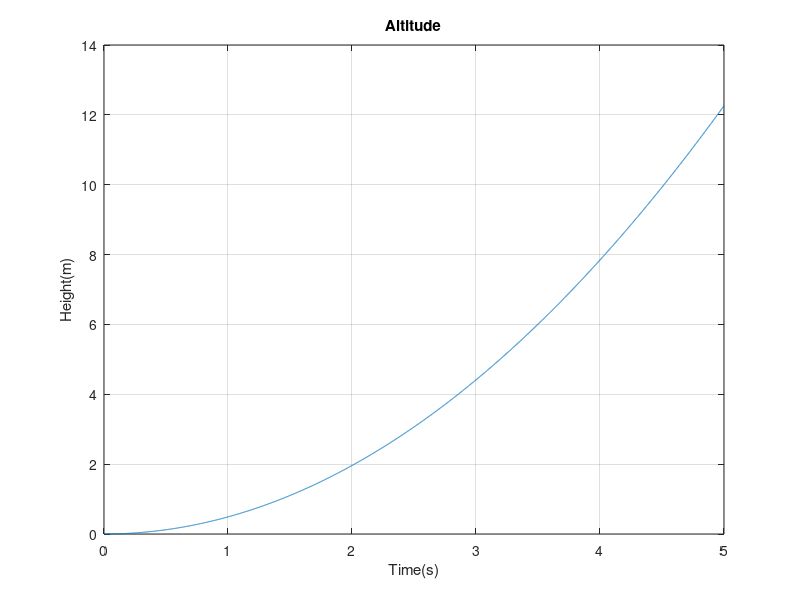
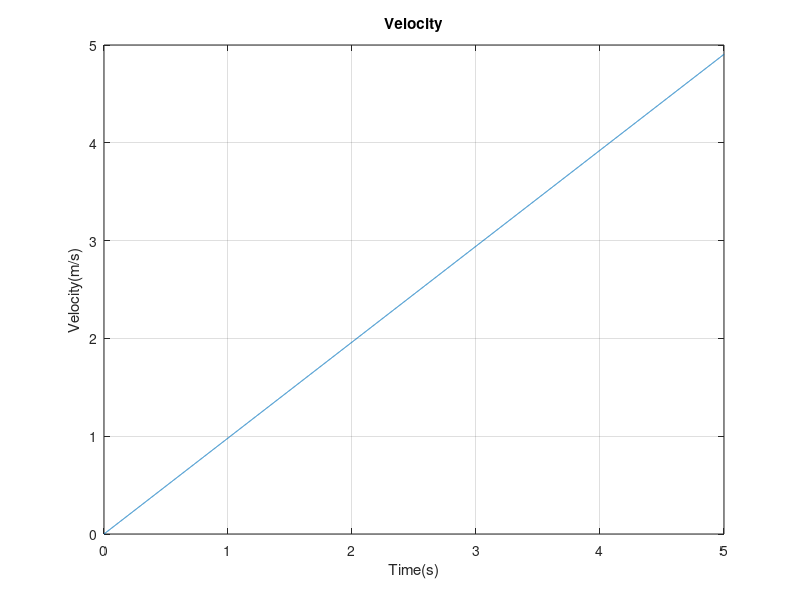
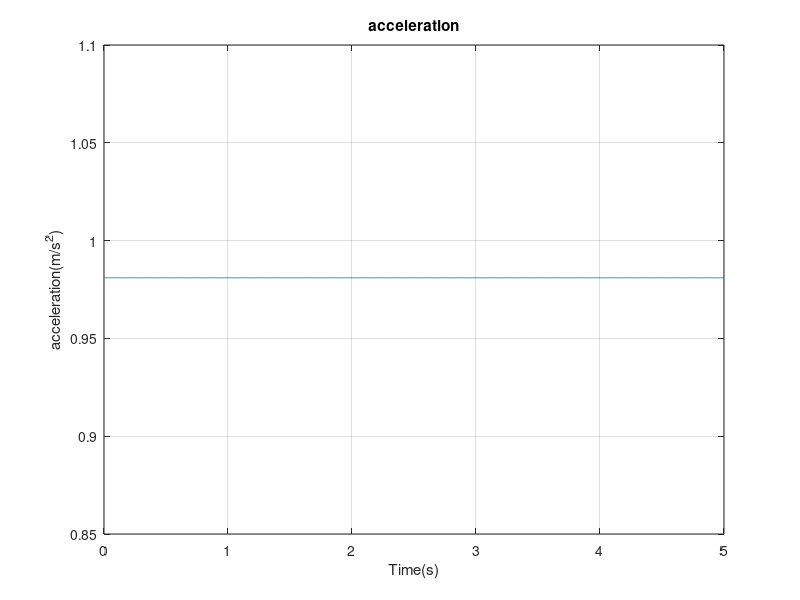

MATLAB code for these plots, in order:
m = 0.65;
g = 9.81;

dt = 0.001;
t_end = 5;
t=0:dt:t_end;

z=zeros(size(t));
v=zeros(size(t));
a=zeros(size(t));

z(1)=0;
v(1)=0;

T=1.1*m*g;

for k=1:length(t)-1;
    a(k)=(T-m*g)/m;
    v(k+1)=v(k)+a(k)*dt;
    z(k+1)=z(k)+v(k)*dt;
end
a(end)=a(end-1);

figure;
plot(t,z);
grid on;
xlabel("Time(s)");
ylabel("Height(m)");
title("Altitude");

figure;
plot(t,v);
grid on;
xlabel("Time(s)");
ylabel("Velocity(m/s)");
title("Velocity");

figure;
plot(t,a);
grid on;
xlabel("Time(s)");
ylabel("acceleration(m/s^2)");
title("acceleration");

disp(z(end));
disp(v(end));
disp(a(end));
